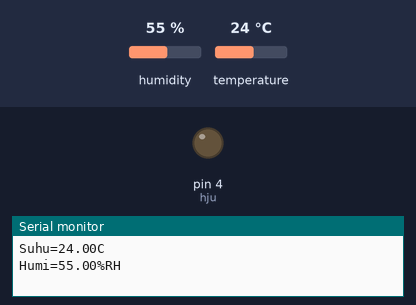
Bench run of a sketch on a simulated Arduino Uno, built with avr-gcc and run on an emulated ATmega328P. Shown: output pins drawn as LEDs (lit = HIGH), the last lines printed to the serial monitor. Inputs (shaded band) come from the test bench; at power-on: humidity 55 %, temperature 24 °C. Pins used as bus, display or sensor lines are not drawn.

Above: at 0.1 s.
At 1.1 s:
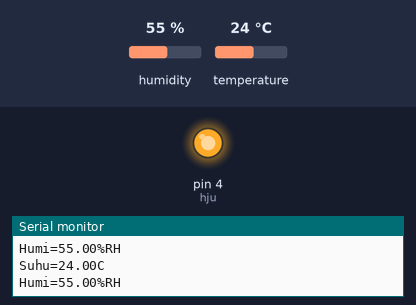
Timing chart, 0 to 2.6 s (numbered marks = the images above):
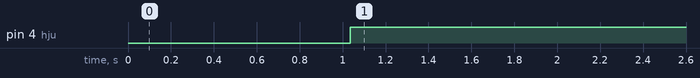

The sketch:

temp_humi.ino
```cpp
// 1. Masukan Library untuk DHT
#include <DHT.h>
#include <DHT_U.h>
// 2. definisikan pin DHTnya
int mrh = 2;
int kng = 3;
int hju = 4;
int dhtpin = 5;
// 3. definisikkan tipe DHT apakah DHT11 atau DHT12
#define tipenyadht DHT11
// 4. inisialiasi sensor DHT
DHT dht(dhtpin, tipenyadht);

void setup() {
  // put your setup code here, to run once:
  // 5. aktifkan setup awal DHT
  pinMode(mrh, OUTPUT);
  pinMode(kng, OUTPUT);
  pinMode(hju, OUTPUT);

  dht.begin();
  Serial.begin(9600); //baud 9600
  delay(10);
}

void loop() {
  // put your main code here, to run repeatedly:
  // 6. ambil data-data dari sensor (kelembapan + suhu-celcius)
  float h = dht.readHumidity();
  // Read temperature as celcius
  float t = dht.readTemperature();


  Serial.print("Suhu=");  //kirim serial "Suhu"
  Serial.print(t);     //kirim serial nilai suhu
  Serial.println("C");    //kirim serial "C" Celcius
  Serial.print("Humi=");  //kirim serial "Humi"
  Serial.print(h);     //kirim serial nilai kelembaban
  Serial.println("%RH");  //kirim serial "%RH"

  delay(1000);

  if (t < 30){
    digitalWrite(mrh, HIGH);
    digitalWrite(kng, LOW);
    digitalWrite(hju, LOW);
  }

  if (t = 30){
    digitalWrite(mrh, LOW);
    digitalWrite(kng, HIGH);
    digitalWrite(hju, LOW);
  }

  if (t > 3){
    digitalWrite(mrh, LOW);
    digitalWrite(kng, LOW);
    digitalWrite(hju, HIGH);
  }
}
```

Measured:
- by itself, pin 4 (hju): LOW → HIGH at 1.0 s
